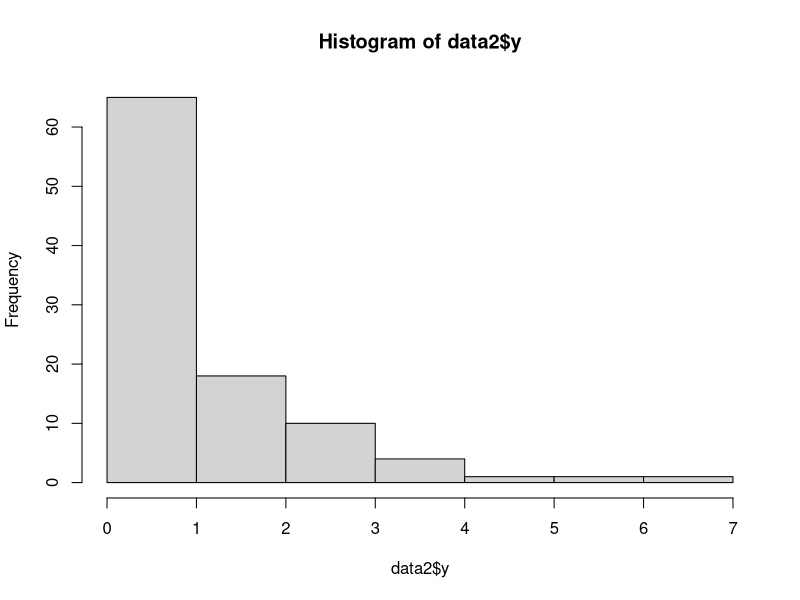
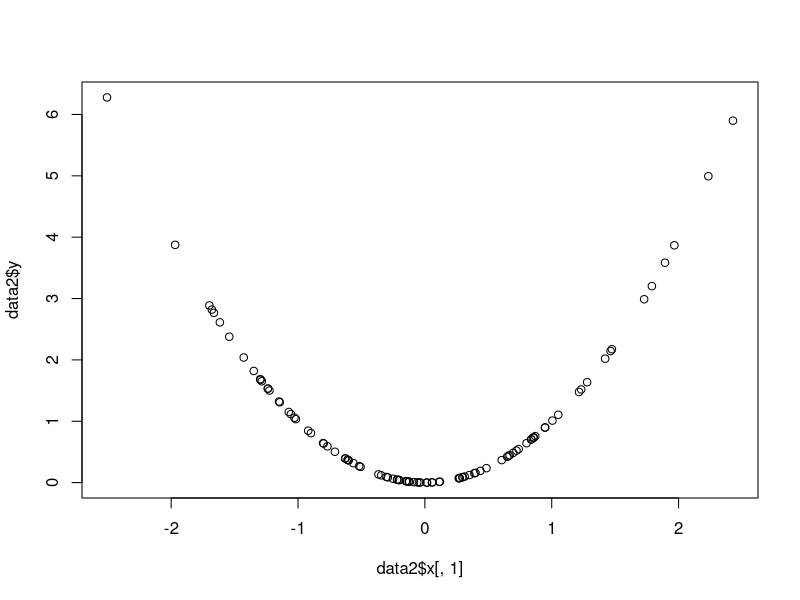
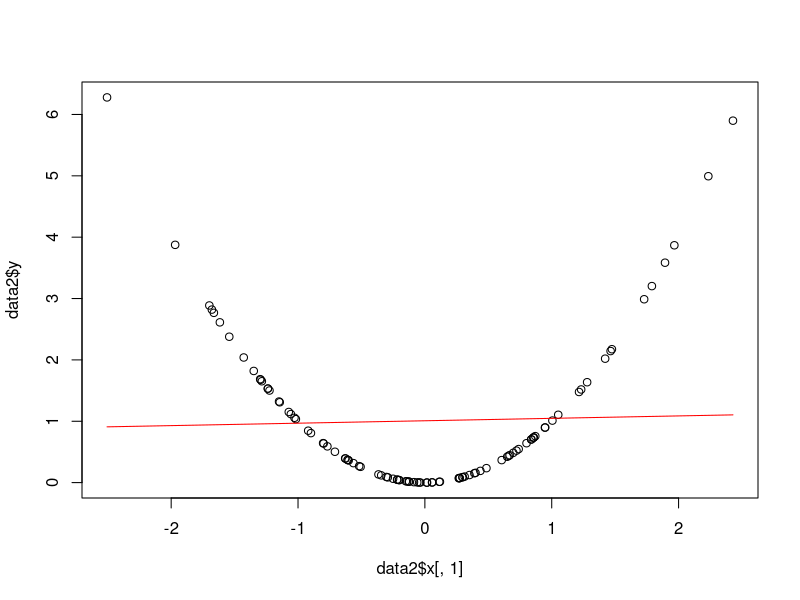
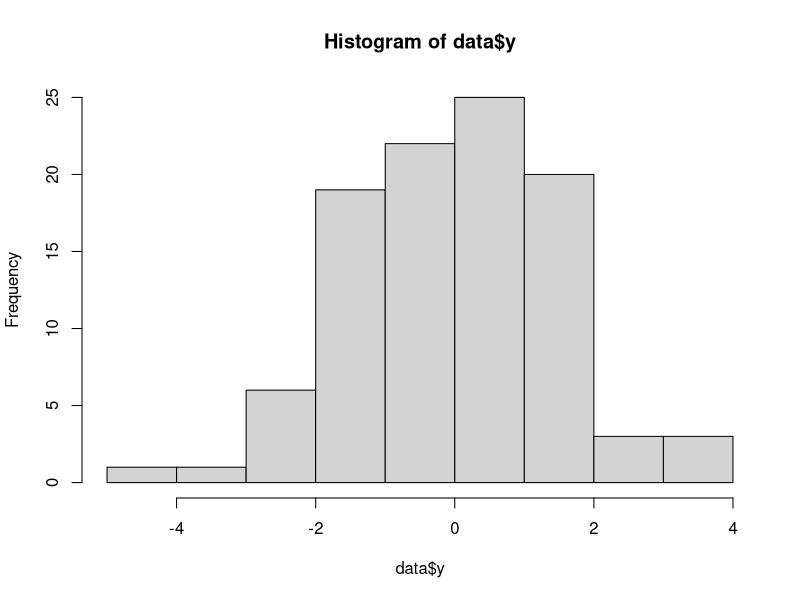
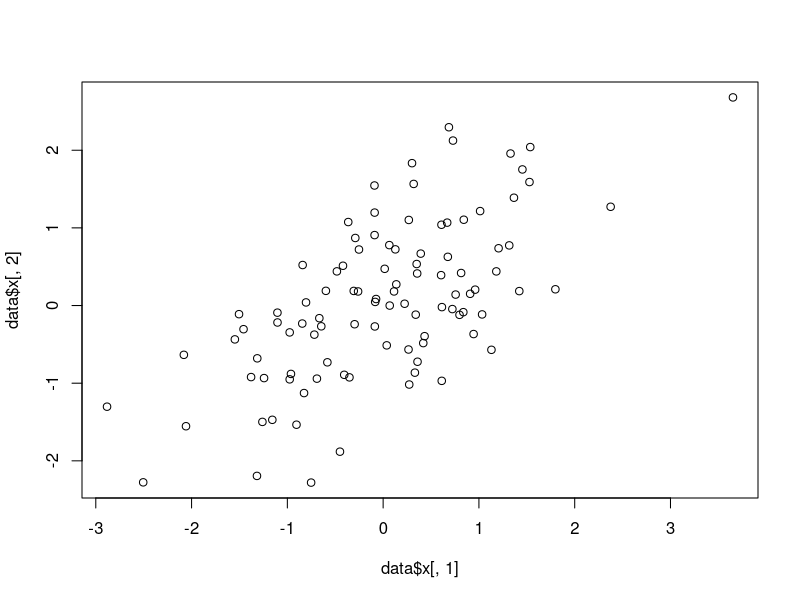

Here is the R script that generated these plots, in order: (Note: this script raises an error after producing the figures.)
library(ggplot2)

sim_data <- function(n = 500,
                     p = 10,
                     rho = 0.6,
                     x0 = NULL,
                     predictor_dist = c("uncorrelated", "correlated"),
                     mean_function = c("linear", "nonlinear", "nonlinear-interaction"),
                     error_dist = c("homoscedastic","heavy-tailed", "heteroscedastic","skewed")){
  
  if(predictor_dist == "uncorrelated")
    x <- matrix(rnorm(n*p, 0, 1), n, p)
  else{
    library(MASS)
    Sigma <- diag(rep(1,p))
    for(i in 1:p){
      for(j in i:p){
        Sigma[i,j] <- Sigma[j,i] <- rho^(abs(i-j))
      }
    }
    print(Sigma)
    x <- mvrnorm(n, mu = rep(0,p), Sigma = Sigma)
  }
  
  if(mean_function == "linear")
    mx <- x[,1] + 0*x[,2] 
  else if(mean_function == "nonlinear")
    mx <- exp(-abs(x[,1])-abs(x[,2]))
  else
    mx <- exp(-abs(x[,1])-abs(x[,2])) + x[,1]*x[,2] 
  
  if(error_dist == "homoscedastic")
    epsilon <- rnorm(n, mean = 0, sd = 1) #change back sd to 1
  else if(error_dist == "heavy-tailed")
    epsilon <- rt(n, df = 2)
  else if(error_dist == "heteroscedastic")
    epsilon <- rnorm(n, mean = 0, sd = sqrt(1+abs(mx)/mean(abs(mx))))
  #else if(error_dist == "skewed")
  #  epsilon <- exp(rnorm(n, mean = 0,sd = sqrt(0.5))) - exp(0.25)
  
  if(!is.null(x0)){
    x0 <- matrix(x0, ncol = p)
    
    if(mean_function == "linear")
      mx0 <- x0[,1] + x0[,2] 
    else if(mean_function == "nonlinear")
      mx0 <- exp(-abs(x0[,1])-abs(x0[,2]))
    else
      mx0 <- exp(-abs(x0[,1])-abs(x0[,2])) + x0[,1]*x0[,2]      
    
    if(error_dist == "homoscedastic")
      epsilon0 <- rnorm(nrow(x0), mean = 0, sd = sqrt(1)) # change back sd to 1
    else if(error_dist == "heavy-tailed")
      epsilon0 <- rt(nrow(x0), df = 2)
    else
      epsilon0 <- rnorm(nrow(x0), mean = 0, sd = sqrt(1+abs(mx0)/mean(abs(mx))))
    
    return(list(x = x, y = mx + epsilon, mx = mx, x0 = x0, y0 = mx0 + epsilon0, mx0 = mx0))
  }
  
  return(list(x = x, y = mx + epsilon))
}


sim_data_simple <- function(n = 500,
                     p = 10,
                     rho = 0.6,
                     x0 = NULL,
                     predictor_dist = c("uncorrelated", "correlated"),
                     mean_function = c("linear", "nonlinear", "nonlinear-interaction"),
                     error_dist = c("homoscedastic","heavy-tailed", "heteroscedastic","skewed")){
  
  
  x <- matrix(rnorm(n*p, 0, 1), n, p)
  mx <- x[,1]^2
  epsilon <- rnorm(n, mean = 0, sd = 0) #change back sd to 1
 
  return(list(x = x, y = mx + epsilon))
}

data = sim_data(n = 100,
                p = 2,
                rho = 0.6,
                mean_function = "linear",
                #mean_function = "nonlinear", 
                #mean_function = "nonlinear-interaction",
                error_dist = "homoscedastic",
                #error_dist = "heavy-tailed",
                #error_dist = "heteroscedastic",
                #predictor_dist = 'uncorrelated'
                predictor_dist = 'correlated'
)

data2 = sim_data_simple(n = 100,
                p = 1,
                rho = 0.6,
                mean_function = "linear",
                #mean_function = "nonlinear", 
                #mean_function = "nonlinear-interaction",
                error_dist = "homoscedastic",
                #error_dist = "heavy-tailed",
                #error_dist = "heteroscedastic",
                #predictor_dist = 'uncorrelated'
                predictor_dist = 'correlated'
)
hist(data2$y)
plot(data2$x[,1], data2$y)

# lm
x = as.data.frame(data2$x)
x$y = data2$y

model = lm(y ~ V1, data = x)
summary(model)
pred = predict(model, x)

plot(data2$x[,1], data2$y)
lines(data2$x[,1], pred, col = "red")



hist(data$y)

plot(data$x[,1], data$x[,2])
plot(data$x[,1], data$x[,3])
plot(data$x[,1], data$x[,4])
plot(data$x[,1], data$x[,5])
plot(data$x[,1], data$x[,6])
plot(data$x[,1], data$x[,7])
plot(data$x[,1], data$x[,8])
plot(data$x[,1], data$x[,9])
plot(data$x[,1], data$x[,10])


plot(data$x[,1], data$y)
plot(data$x[,2], data$y)
plot(data$x[,3], data$y)
plot(data$x[,4], data$y)
plot(data$x[,5], data$y)
plot(data$x[,6], data$y)
plot(data$x[,7], data$y)
plot(data$x[,8], data$y)
plot(data$x[,9], data$y)
plot(data$x[,10], data$y)


# lm
x = as.data.frame(data$x)
x$y = data$y

model = lm(y ~ V1+ V2, data = x)
summary(model)
pred = predict(model, x)
predlm = predict.lm(model, x)
plot(data$x[,1], data$y)
points(data$x[,1], pred, col = "red")
points(data$x[,1], pred, col = "yellow")

xGrid = seq(-3, 3, by = 0.01)
regline = model$coefficients[1] + model$coefficients[2]*xGrid
lines(xGrid,regline)
